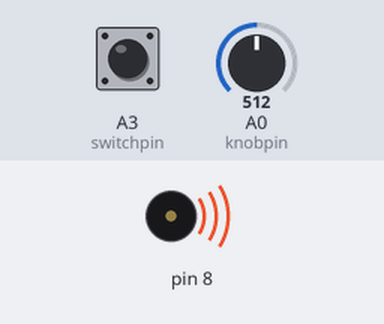
Recording of a sketch running on a simulated Arduino Uno, built with avr-gcc and run on an emulated ATmega328P. Parts: buzzer (waves = sounding). Inputs (shaded band) come from the test bench; at power-on: A0 (knobpin) = 512, A3 (switchpin) HIGH. What the sketch prints to the serial monitor is not drawn.

Above: at 0.12 s.
Timing chart, 0 to 3.0 s (numbered marks = the images above):
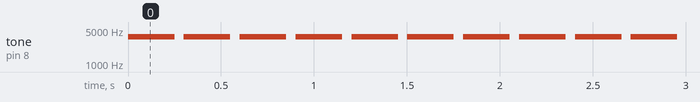

The sketch:

musicinsturment.ino
```cpp
/*
  name: Genie Hou
  date: 2021 June 21
  assignment: Music Instrument Creation
  concept: using the potentiometer and the switch
  // to create different frequency and so different ton
  version: 1
*/

// set up the pin numbers
const int knobpin = A0;
const int switchpin = A3;

//set up the input output modes and the serial readings
void setup() {
  //read serials
  Serial.begin(9600);

  // put your setup code here, to run once:
  pinMode(knobpin, INPUT);
  pinMode(switchpin, INPUT);

}

void loop() {
  // put your main code here, to run repeatedly:
  // set up integer for the use of frequency values
  int knobvalue = analogRead(knobpin);
  int switchstate = digitalRead(switchpin);

  //print out serials in the monitor so I can see the numbers
  Serial.println(knobvalue);

  //if the switch is not pressed then the tone is lower frequency
  if (switchstate == 0)
  {
    //map the potentiometer value to be frequency
    knobvalue = map(knobvalue, 0, 1023, 31, 2217);
    tone(8, knobvalue, 250);
    delay(300);
    noTone(8);
  }
  else if (switchstate == 1)// if the switch is pressed then the tone is higher frequency
  {
    //map the potentiometer value to be frequency
    knobvalue = map(knobvalue, 0, 1023, 2217, 4978);
    tone(8, knobvalue, 250);
    delay(300);
    noTone(8);
  }
}
```

Measured:
- by itself, tone on pin 8: alternates 3598 Hz for 0.25 s and silent for 0.05 s
